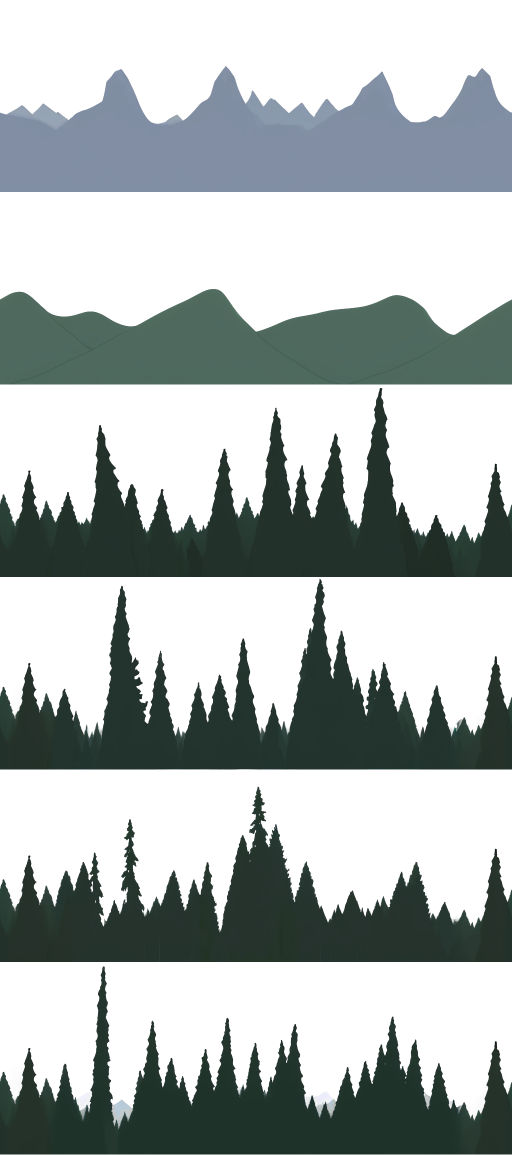
#> input picture tools/r239-ai-strips/page/painted.png, 1024 x 2310 px (shown at 1/2 size); its folder holds only this picture in this run
$ python sheet.py ../r239-ai-strips/page/painted.png
#> lines starting #> are read from the running program, lines starting #| are printed output that depends on the picture
### tools/r229-fog-seam/seam.py
"""r229: how hard a still of the r229-fog-seam round cuts between two columns. For each pair of neighbouring columns,
the mean |difference| over the rows the mist covers; prints the worst step, where it is, and the median step. A seam
is a worst step many times the median (before the fix, w5); a seamless mist keeps it near (w25, and w5 after).

  python3 tools/r229-fog-seam/seam.py STILL.png [STILL.png ...]
"""
import sys

import numpy as np
from PIL import Image

for path in sys.argv[1:]:
    a = np.asarray(Image.open(path).convert('RGB'), dtype=np.float64)
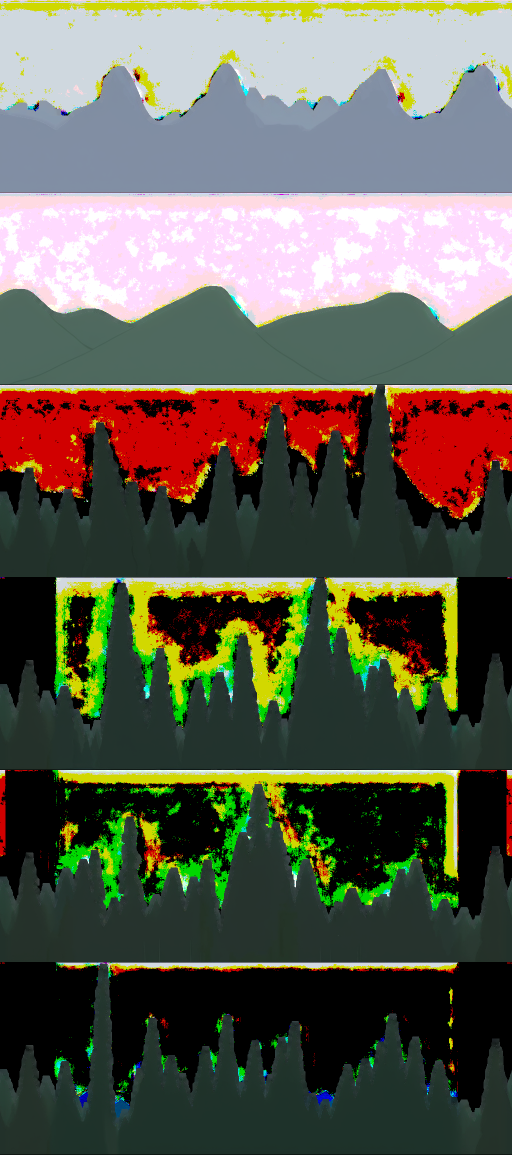
#> a: shape (2310, 1024, 3) float64 (shown at 1/2 size); mean R, G, B 94.9, 93.1, 79
    level = a.mean(axis=2)
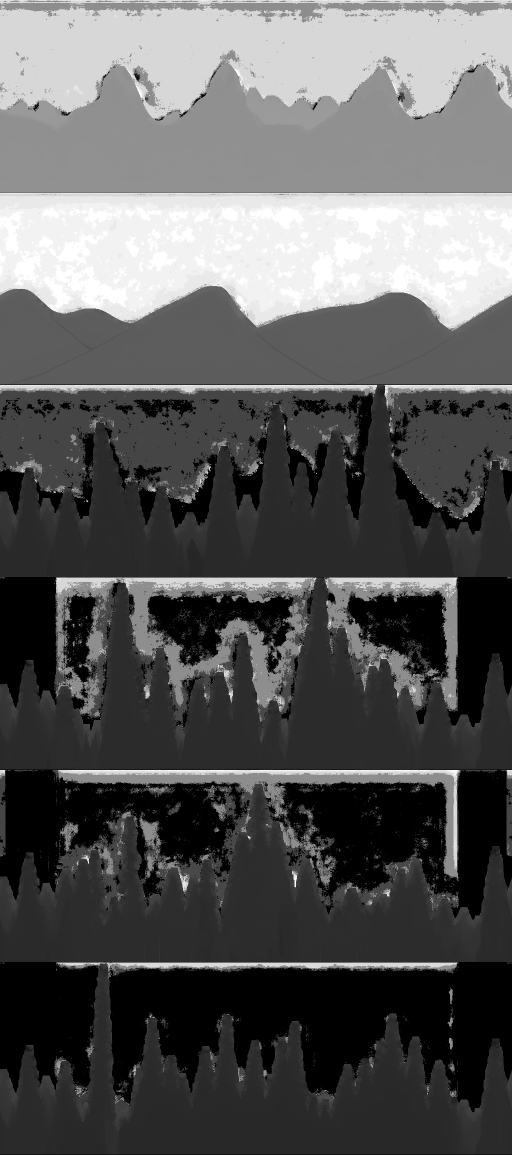
#> level: shape (2310, 1024) float64 (shown at 1/2 size); min 0, max 255, mean 89
    # The mist's rows: brighter than the near-black gradients somewhere along them.
    rows = level.max(axis=1) > 40
    band = level[rows]
    steps = np.abs(np.diff(band, axis=1)).mean(axis=0)
#> steps = 1023 values, max 24.4 at index 914, min 0.616 at index 52, mean 3.78
    worst = int(steps.argmax())
#> worst = 914
    print(f"{path}: worst step {steps[worst]:.2f}/255 at column {worst}|{worst + 1}, median {np.median(steps):.2f}, "
          f"ratio {steps[worst] / max(np.median(steps), 1e-6):.1f}, {rows.sum()} rows")
#| ../r239-ai-strips/page/painted.png: worst step 24.40/255 at column 914|915, median 3.87, ratio 6.3, 2304 rows

### tools/r356-dit/sheet.py
"""Every painted strip of an ai-page run, tiled twice, one under the other, its seam ratio written on it (r356).

    python3 tools/r356-dit/sheet.py OUT/strips sheet.png

Exits 1 when a strip's seam ratio is 2 or more and its join's colour step is a level or more. On a near-flat strip
the median step is a fraction of a level, and a join under the one level a PNG can show reads as a ratio over 2
(r357's hills: 0.58 / 0.26 = 2.25, nothing to see). A cut (_cut.png) is not measured: its flat fill does that too.
"""
import glob
import os
import sys

from PIL import Image, ImageDraw

sys.path.insert(0, os.path.join(os.path.dirname(os.path.dirname(os.path.abspath(__file__))), "r239-ai-strips"))
import seam


def main(strips, out):
    rows, worst, bad = [], 0.0, 0
    for path in sorted(glob.glob(os.path.join(strips, "l*_ai.png"))):
        name = os.path.basename(path)[:-len(".png")]
        a = seam.load(path)
        join = seam.step(a[:, -1], a[:, 0])
        ratio = join / seam.inner(a)
        worst = max(worst, ratio)
        shows = ratio >= 2 and join >= 1
        bad += shows
        print(f"{name}: seam ratio {ratio:.2f}, join step {join:.2f} levels" + ("  SHOWS" if shows else ""))
        im = Image.open(path).convert("RGB")
        w, h = im.size
        twice = Image.new("RGB", (2 * w, h))
        twice.paste(im, (0, 0))
        twice.paste(im, (w, 0))
        twice = twice.resize((w, h // 2))
        d = ImageDraw.Draw(twice)
        d.line([(w // 2, h // 2 - 12), (w // 2, h // 2 - 1)], fill=(255, 0, 0), width=3)  # under the join
        d.rectangle([0, 0, 330, 26], fill=(0, 0, 0))
        d.text((6, 6), f"{name} tiled twice, seam ratio {ratio:.2f}", fill=(255, 255, 255))
        rows.append(twice)
    sheet = Image.new("RGB", (rows[0].width, sum(r.height for r in rows)))
    y = 0
    for r in rows:
        sheet.paste(r, (0, y))
        y += r.height
    sheet.save(out)
    print(f"{out}: {len(rows)} strips, worst seam ratio {worst:.2f}, {bad} seams that show")
    return 1 if bad else 0


if __name__ == "__main__":
#> (the run stopped early here; a loop or call above may not have finished)

$ run again, on tools/r239-ai-strips/page/pixel-xl.png
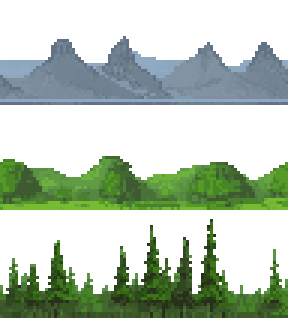
#> input picture tools/r239-ai-strips/page/pixel-xl.png, 96 x 107 px (shown 3 times larger)
#> `level = a.mean(axis=2)`:
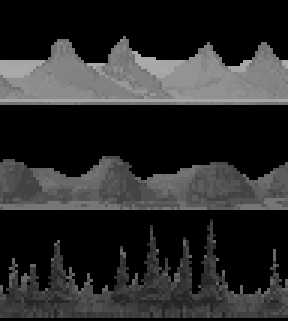
#> level: shape (107, 96) float64 (shown 3 times larger); min 0, max 169, mean 41.9
#> `band = level[rows]`:
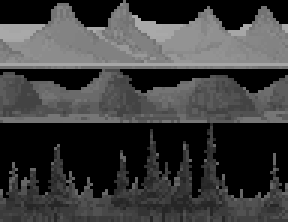
#> band: shape (74, 96) float64 (shown 3 times larger); min 0, max 169, mean 60.5
#> steps = 95 values, max 17.98 at index 90, min 1.74 at index 31, mean 8.73
#> worst = 90
#| ../r239-ai-strips/page/pixel-xl.png: worst step 17.98/255 at column 90|91, median 8.23, ratio 2.2, 74 rows
